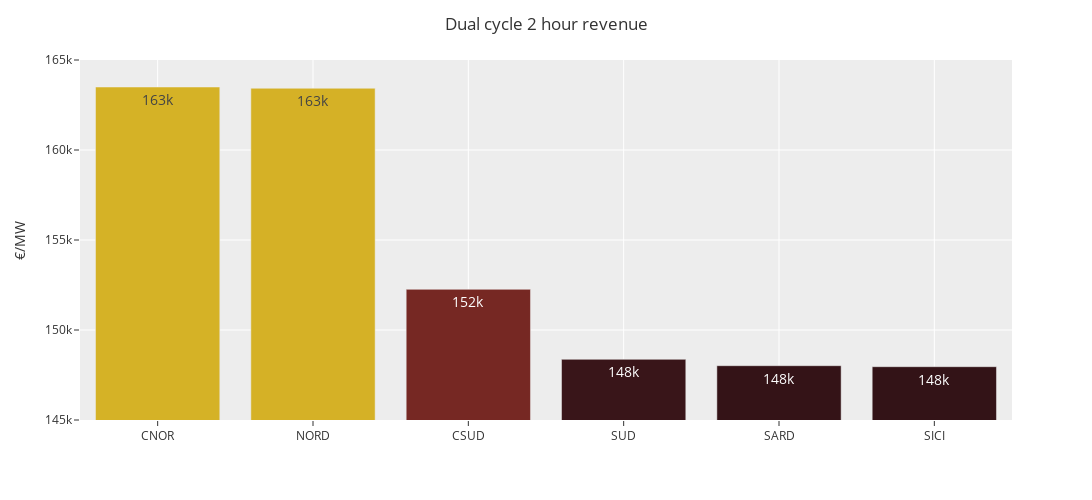

Source (notebook cell):
### Code cell
fig = px.bar(
    dual_cycle_2hr_df,
    color=dual_cycle_2hr_df.revenue.values,
    color_continuous_scale='solar',
    color_continuous_midpoint=158e3,
    text_auto='.3s'
)

fig.update_layout(
    title='Dual cycle 2 hour revenue',
    xaxis={'categoryorder':'total descending'},
    xaxis_title='',
    yaxis_title='€/MW',
    yaxis_range=[145e3, 165e3],
    template='ggplot2',
    width=1200,
    height=500
)
fig.update_coloraxes(showscale=False)
fig.update_traces(textfont_size=14, textposition='inside')

fig.write_image('../figures/dual-cycle-2hr.jpeg', scale=5, engine='orca')
fig

### Figure 1 — Plotly figure (JSON) as saved in the notebook; plotly's stock layout.template omitted (floating-point values rounded to 4 significant figures)
{"data": [{"alignmentgroup": "True", "hovertemplate": "index=%{x}<br>value=%{y}<br>color=%{marker.color}<extra></extra>", "legendgroup": "", "marker": {"color": [163400.0, 163500.0, 152300.0, 148400.0, 148000.0, 148000.0], "coloraxis": "coloraxis", "pattern": {"shape": ""}}, "name": "", "offsetgroup": "", "orientation": "v", "showlegend": false, "textfont": {"size": 14}, "textposition": "inside", "texttemplate": "%{y:.3s}", "type": "bar", "x": ["NORD", "CNOR", "CSUD", "SUD", "SICI", "SARD"], "xaxis": "x", "y": [163400.0, 163500.0, 152300.0, 148400.0, 148000.0, 148000.0], "yaxis": "y"}], "layout": {"barmode": "relative", "coloraxis": {"cmid": 158000, "colorbar": {"title": {"text": "color"}}, "colorscale": [[0, "rgb(51, 19, 23)"], [0.09091, "rgb(79, 28, 33)"], [0.1818, "rgb(108, 36, 36)"], [0.2727, "rgb(135, 47, 32)"], [0.3636, "rgb(157, 66, 25)"], [0.4545, "rgb(174, 88, 20)"], [0.5455, "rgb(188, 111, 19)"], [0.6364, "rgb(199, 137, 22)"], [0.7273, "rgb(209, 164, 32)"], [0.8182, "rgb(217, 192, 44)"], [0.9091, "rgb(222, 222, 59)"], [1, "rgb(224, 253, 74)"]], "showscale": false}, "height": 500, "legend": {"tracegroupgap": 0}, "margin": {"t": 60}, "title": {"text": "Dual cycle 2 hour revenue"}, "width": 1200, "xaxis": {"anchor": "y", "categoryorder": "total descending", "domain": [0, 1], "title": {"text": ""}}, "yaxis": {"anchor": "x", "domain": [0, 1], "range": [145000, 165000], "title": {"text": "€/MW"}}}}
